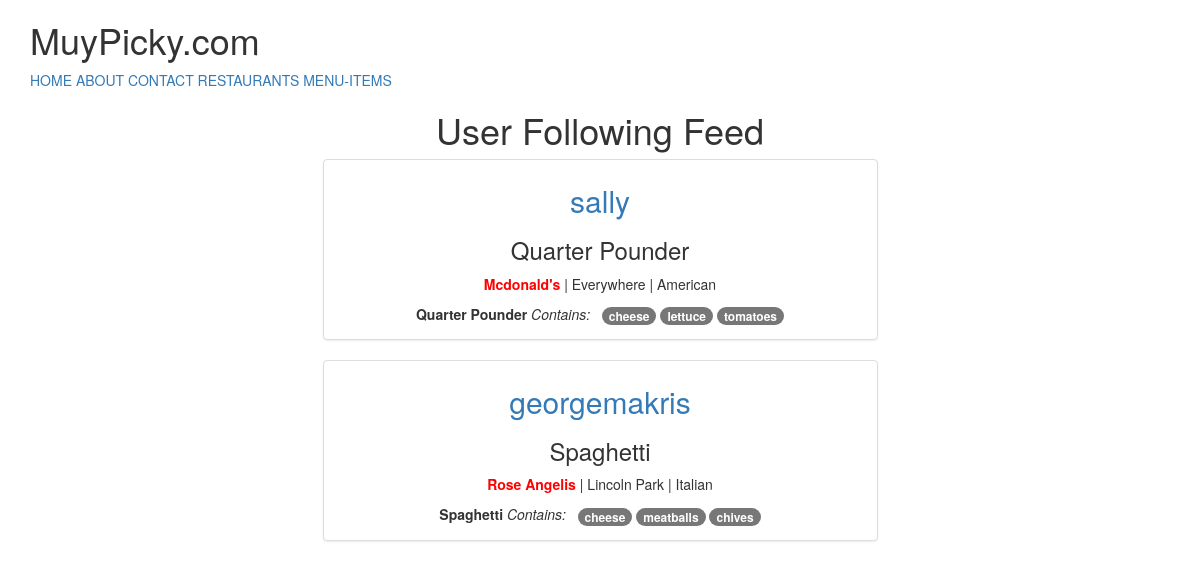
The app's page / (signed in) with its own data.
### menus/models.py (models this page shows, shortened)
class Item(models.Model):
    user=models.ForeignKey(settings.AUTH_USER_MODEL)
    restaurant=models.ForeignKey(RestaurantLocation)
    name=models.CharField(max_length=122)
    contents=models.TextField(help_text='seperate each item by comma')
    excludes=models.TextField(blank=True, null=True, help_text='seperate each item by comma')
    public=models.BooleanField(default=True)
    timestamp=models.DateTimeField(auto_now_add=True)
    updated=models.DateTimeField(auto_now=True)
    def __str__(self):
        return self.name
    class Meta:
        ordering = ['-updated','-timestamp']
    def get_contents(self):
        return self.contents.split(",")

### restaurants/models.py (models this page shows, shortened)
class RestaurantLocation(models.Model):
    owner           =models.ForeignKey(User)
    name            =models.CharField(max_length=120)
    location        =models.CharField(max_length=120, null=True, blank=True)
    category        =models.CharField(max_length=122, null=True, blank=True, validators=[validate_category])
    timestamp       =models.DateTimeField(auto_now_add=True)
    updated         =models.DateTimeField(auto_now=True)
    slug            =models.SlugField(null=True, blank=True)
    objects=RestaurantLocationManager()#adding to Model.objects.all
    @property
    def title(self):
        return self.name

### menus/views.py (the view)
# urls.py: url(r'^$', HomeView.as_view(),name='home'),
class HomeView(View):
    def get(self,request, *args, **kwargs):
        if not request.user.is_authenticated():
            return render(request, 'home.html', {})
        user=request.user
        print(user)
        is_following_user_ids=[x.user.id for x in user.is_following.all()]
        qs=Item.objects.filter(user__id__in=is_following_user_ids, public=True).order_by("-updated")
        print(qs)
        return render(request, 'menus/home-feed.html', {'object_list':qs})

### menus/templates/menus/home-feed.html
{% extends "base.html" %}
{% block content %}
<div class='row'>
<div class='col-sm-6 text-center col-sm-offset-3'>
  <h1> User Following Feed </h1>
{% for obj in object_list %}
  <div class="thumbnail">
    <h2><a href='{% url "profiles:detail" username=obj.user.username %}'>{{obj.user.username}}</a></h2>
   <h3>{{obj.name}} </h3>
  <p><span style='color:red;'><b>{{obj.restaurant.title}}</b> </span>| {{obj.restaurant.location}} | {{obj.restaurant.category}}</p>
  <p>
      <b>{{obj.name}}</b>
      <span><i>Contains: &nbsp; </i></span>
      {% for ing in obj.get_contents %}
  <span class= "badge badge-default">{{ing}}</span>
      {% endfor %}
</p>
</div>
    {% endfor %}
</div>
</div>
{%  endblock %}

### records on screen
Item: user.username "sally", name "Quarter Pounder", restaurant "Mcdonald's", restaurant.location "Everywhere", restaurant.category "American", get_contents "cheese" "lettuce" "tomatoes"
Item: user.username "georgemakris", name "Spaghetti", restaurant "Rose Angelis", restaurant.location "Lincoln Park", restaurant.category "Italian", get_contents "cheese" "meatballs" "chives"
